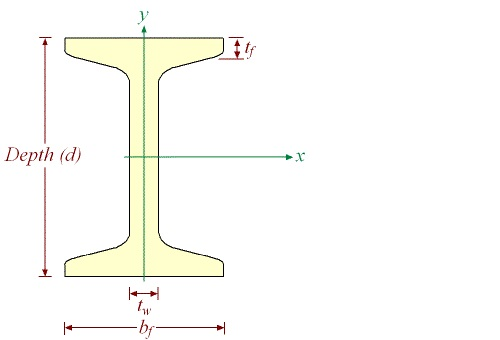
#> input picture registration/IbeamStype.jpg, 500 x 340 px
$ python dft.py   (older library calls are emulated)
#> lines starting #> are read from the running program, lines starting #| are printed output that depends on the picture
import os
import scipy as sp
import scipy.misc
import imreg_dft as ird
import matplotlib.pyplot as plt

im0 = sp.misc.imread("IbeamStype.jpg",True)
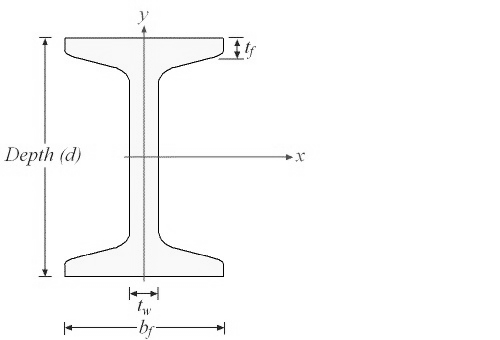
#> im0: shape (340, 500) float32; min 0.587, max 255, mean 251.1
im1 = sp.misc.imread("steel-beam.jpg",True)
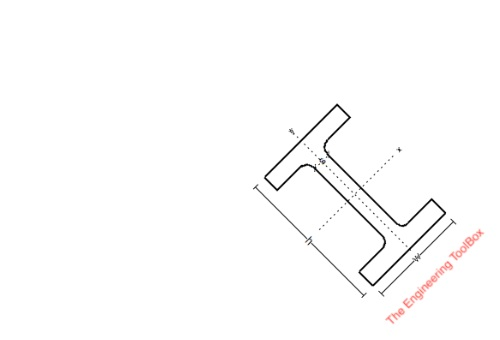
#> input picture registration/steel-beam.jpg, 500 x 340 px
#> im1: shape (340, 500) float32; min 0, max 255, mean 252.4

#> (the run stopped early here; a loop or call above may not have finished)
